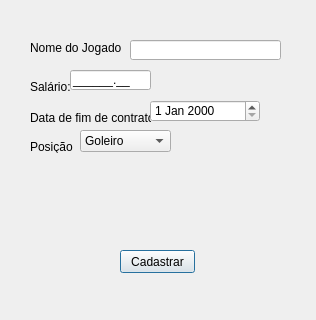
<?xml version="1.0" encoding="UTF-8"?>
<ui version="4.0">
 <class>Dialog</class>
 <widget class="QDialog" name="Dialog">
  <property name="geometry">
   <rect>
    <x>0</x>
    <y>0</y>
    <width>316</width>
    <height>320</height>
   </rect>
  </property>
  <property name="windowTitle">
   <string>Cadastro de Jogadores</string>
  </property>
  <widget class="QLabel" name="label">
   <property name="geometry">
    <rect>
     <x>30</x>
     <y>40</y>
     <width>91</width>
     <height>16</height>
    </rect>
   </property>
   <property name="text">
    <string>Nome do Jogador:</string>
   </property>
  </widget>
  <widget class="QLabel" name="label_2">
   <property name="geometry">
    <rect>
     <x>30</x>
     <y>80</y>
     <width>47</width>
     <height>13</height>
    </rect>
   </property>
   <property name="text">
    <string>Salário:</string>
   </property>
  </widget>
  <widget class="QLabel" name="label_3">
   <property name="geometry">
    <rect>
     <x>30</x>
     <y>110</y>
     <width>121</width>
     <height>16</height>
    </rect>
   </property>
   <property name="text">
    <string>Data de fim de contrato:</string>
   </property>
  </widget>
  <widget class="QLabel" name="label_4">
   <property name="geometry">
    <rect>
     <x>30</x>
     <y>140</y>
     <width>47</width>
     <height>13</height>
    </rect>
   </property>
   <property name="text">
    <string>Posição</string>
   </property>
  </widget>
  <widget class="QLineEdit" name="txtNomeJogador">
   <property name="geometry">
    <rect>
     <x>130</x>
     <y>40</y>
     <width>151</width>
     <height>20</height>
    </rect>
   </property>
  </widget>
  <widget class="QLineEdit" name="txtSalario">
   <property name="geometry">
    <rect>
     <x>70</x>
     <y>70</y>
     <width>81</width>
     <height>20</height>
    </rect>
   </property>
   <property name="locale">
    <locale language="English" country="UnitedStates"/>
   </property>
   <property name="inputMask">
    <string>999999.99;_</string>
   </property>
  </widget>
  <widget class="QDateEdit" name="txtDataFimContrato">
   <property name="geometry">
    <rect>
     <x>150</x>
     <y>100</y>
     <width>110</width>
     <height>22</height>
    </rect>
   </property>
  </widget>
  <widget class="QComboBox" name="cmbPosicao">
   <property name="geometry">
    <rect>
     <x>80</x>
     <y>130</y>
     <width>91</width>
     <height>22</height>
    </rect>
   </property>
   <item>
    <property name="text">
     <string>Goleiro</string>
    </property>
   </item>
   <item>
    <property name="text">
     <string>Zagueiro</string>
    </property>
   </item>
   <item>
    <property name="text">
     <string>Lateral</string>
    </property>
   </item>
   <item>
    <property name="text">
     <string>Meia</string>
    </property>
   </item>
   <item>
    <property name="text">
     <string>Centro-avante</string>
    </property>
   </item>
   <item>
    <property name="text">
     <string>Atacante</string>
    </property>
   </item>
  </widget>
  <widget class="QPushButton" name="btnCadastrar">
   <property name="geometry">
    <rect>
     <x>120</x>
     <y>250</y>
     <width>75</width>
     <height>23</height>
    </rect>
   </property>
   <property name="text">
    <string>Cadastrar</string>
   </property>
  </widget>
 </widget>
 <resources/>
 <connections/>
</ui>
